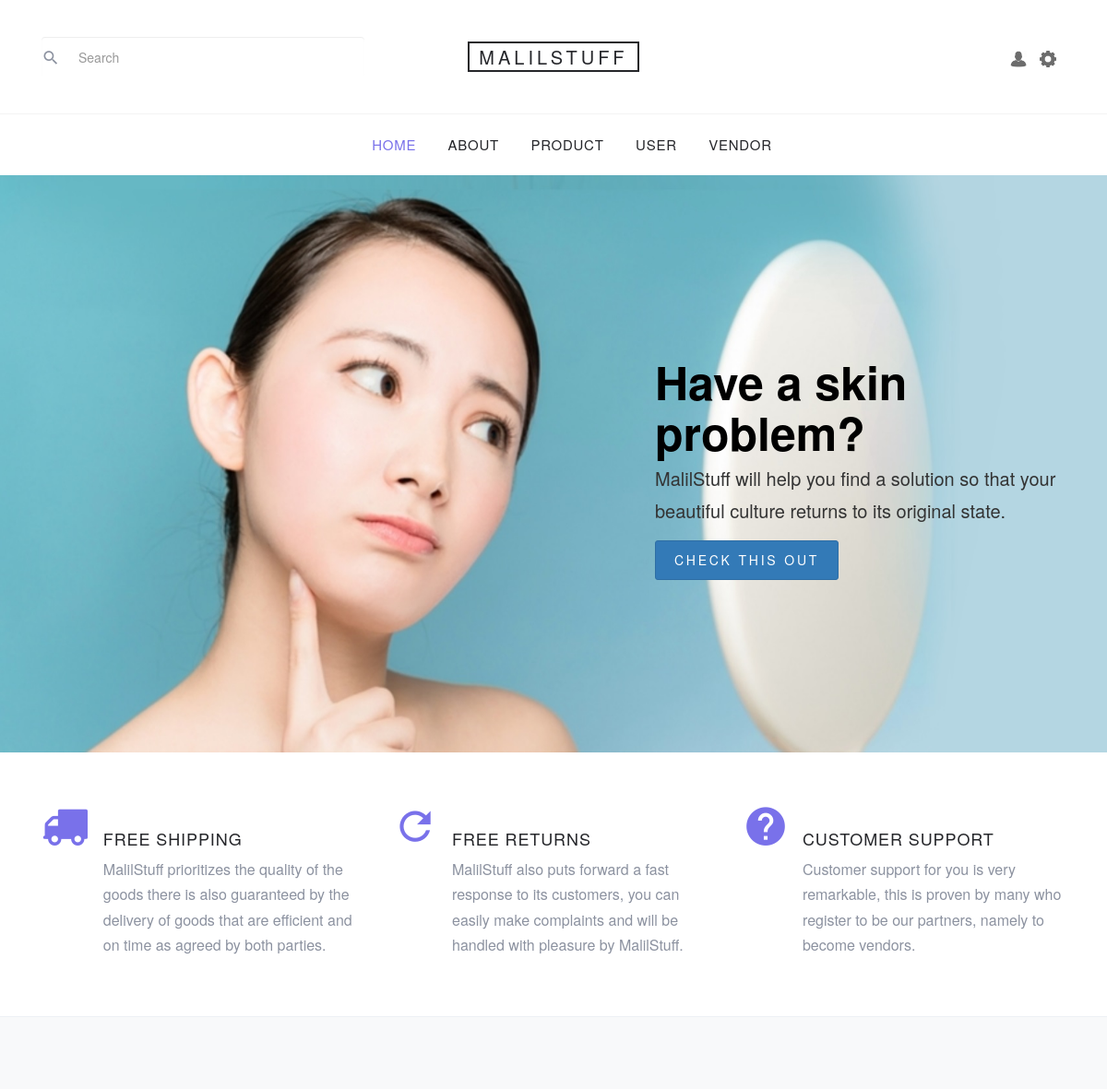
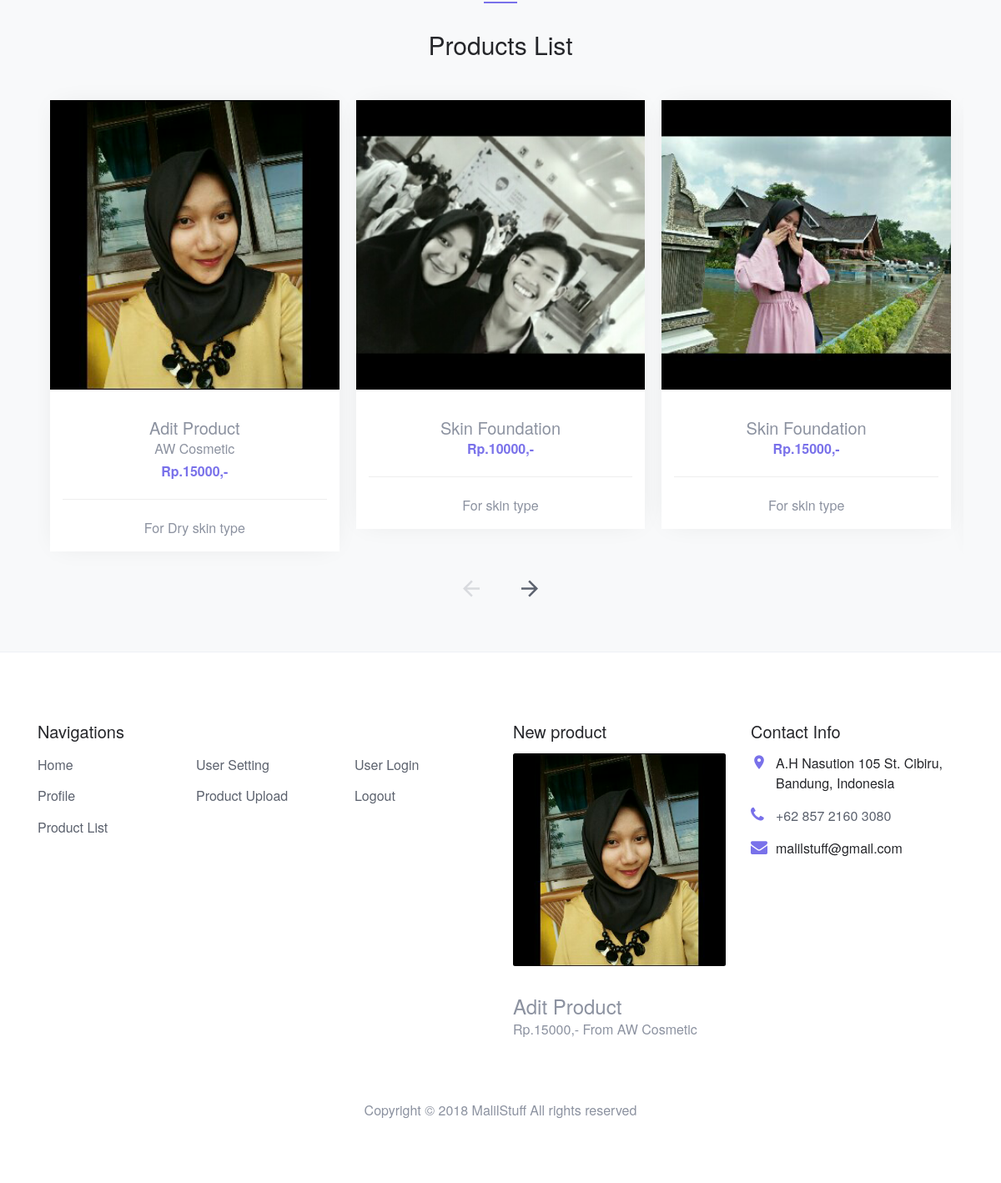
The page / on the database its author committed (2 pictures, top to bottom).
### tables this page shows
CREATE TABLE `product` (
  `id` int(11) NOT NULL,
  `image` varchar(255) NOT NULL,
  `productname` varchar(200) NOT NULL,
  `vendor_id` int(11) NOT NULL,
  `vendorname` varchar(100) NOT NULL,
  `stock` int(11) NOT NULL,
  `price` int(11) NOT NULL,
  `promovalue` int(11) NOT NULL,
  `description` varchar(500) DEFAULT NULL,
  `efficacy` varchar(50) NOT NULL,
  `phone` bigint(15) NOT NULL,
  `dt` datetime NOT NULL
);

### index.php (the view, shortened to what this page needs)
<!DOCTYPE html>
<html lang="en">
  <head>
    <link rel="stylesheet" href="fonts/icomoon/style.css">
    <link rel="stylesheet" href="css/bootstrap.min.css">
    <link rel="stylesheet" href="css/magnific-popup.css">
    <link rel="stylesheet" href="css/jquery-ui.css">
    <link rel="stylesheet" href="css/owl.carousel.min.css">
    <link rel="stylesheet" href="css/owl.theme.default.min.css">
    <link rel="stylesheet" href="css/aos.css">
    <link rel="stylesheet" href="css/style.css">
  </head>
  <body>
  <div class="site-wrap">
    <header class="site-navbar" role="banner">
      <div class="site-navbar-top">
        <div class="container">
          <div class="row align-items-center">
            <div class="col-6 col-md-4 order-2 order-md-1 site-search-icon text-left">
              <form action="product-search.php"  method="post" class="site-block-top-search">
                <span class="icon icon-search2"></span>
                <input type="text" name="search" class="form-control border-0" placeholder="Search">
              </form>
            </div>
            <div class="col-12 mb-3 mb-md-0 col-md-4 order-1 order-md-2 text-center">
              <div class="site-logo">
                <a href="index.php" class="js-logo-clone">malilstuff</a>
              </div>
            </div>
            <div class="col-6 col-md-4 order-3 order-md-3 text-right">
              <div class="site-top-icons">
              <ul>
                  <li>
                    <a href="admin-page.php" class="site-cart">
                     <img src="images/user.png" width=18>
                    </a>
                  </li>
                  <li>
                    <a href="admin-setting.php" class="site-cart">
                     <img src="images/setting.png" width=18>
                    </a>
                  </li>
                </ul>
              </div>
            </div>
          </div>
        </div>
      </div>
      <nav class="site-navigation text-right text-md-center" role="navigation">
        <div class="container">
          <ul class="site-menu js-clone-nav d-none d-md-block">
            <li class="active">
              <a href="index.php">Home</a>
            </li>
            <li>
              <a href="about.php">About</a>
            </li>
            <li><a href="product.php">Product</a></li>
            <li><a href="user-profile.php">User</a></li>
            <li><a href="vendor-profile.php">Vendor</a></li>
          </ul>
        </div>
      </nav>
    </header>
    <div class="site-blocks-cover" style="background-image: url(images/main.jpg);" data-aos="fade">
      <div class="container">
        <div class="row align-items-start align-items-md-center justify-content-end">
          <div class="col-md-5 text-center text-md-left pt-5 pt-md-0">
            <h1 class="mb-2">Have a skin problem?</h1>
            <div class="intro-text text-center text-md-left">
              <p class="mb-4">MalilStuff will help you find a solution so that your beautiful culture returns to its original state.</p>
              <p>
                <a href="featur-skin-detection.php" class="btn btn-sm btn-primary">Check this out</a>
              </p>
            </div>
          </div>
        </div>
      </div>
    </div>
    <div class="site-section site-section-sm site-blocks-1">
      <div class="container">
        <div class="row">
        <div class="col-md-6 col-lg-4 d-lg-flex mb-4 mb-lg-0 pl-4" data-aos="fade-up" data-aos-delay="">
            <div class="icon mr-4 align-self-start">
              <span class="icon-truck"></span>
            </div>
            <div class="text">
              <h2 class="text-uppercase">Free Shipping</h2>
              <p>MalilStuff prioritizes the quality of the goods there is also guaranteed by the delivery of goods that are efficient and on time as agreed by both parties.</p>
            </div>
          </div>
          <div class="col-md-6 col-lg-4 d-lg-flex mb-4 mb-lg-0 pl-4" data-aos="fade-up" data-aos-delay="100">
            <div class="icon mr-4 align-self-start">
              <span class="icon-refresh2"></span>
            </div>
            <div class="text">
              <h2 class="text-uppercase">Free Returns</h2>
              <p>MalilStuff also puts forward a fast response to its customers, you can easily make complaints and will be handled with pleasure by MalilStuff.</p>
            </div>
          </div>
          <div class="col-md-6 col-lg-4 d-lg-flex mb-4 mb-lg-0 pl-4" data-aos="fade-up" data-aos-delay="200">
            <div class="icon mr-4 align-self-start">
              <span class="icon-help"></span>
            </div>
            <div class="text">
              <h2 class="text-uppercase">Customer Support</h2>
              <p>Customer support for you is very remarkable, this is proven by many who register to be our partners, namely to become vendors.</p>
            </div>
          </div>
        </div>
      </div>
    </div>
    <div class="site-section block-3 site-blocks-2 bg-light">
      <div class="container">
        <div class="row justify-content-center">
          <div class="col-md-7 site-section-heading text-center pt-4">
            <h2>Products List</h2>
          </div>
        </div>
        <div class="row">
          <div class="col-md-12">
            <div class="nonloop-block-3 owl-carousel">
                <?php
                    $link = mysqli_connect("localhost", "root", "", "malilstuff");
                    $result = mysqli_query($link, "select * from product order by promovalue DESC");
                      while ($row = mysqli_fetch_array($result,MYSQLI_ASSOC)) {
                ?>
              <div class="item">
                <div class="block-4 text-center">
                  <figure class="block-4-image">
                    <image src="product/<?php echo $row["image"]; ?>" alt="Image" placeholder width=100 height=100 class="img-fluid">
                  </figure>
                  <div class="block-4-text p-4">
                    <h3><?php echo $row["productname"]; ?></h3>
                    <p class="mb-0"><?php echo $row["vendorname"]; ?></p>
                    <p class="text-primary font-weight-bold">Rp.<?php echo $row["price"]; ?>,-</p>
                    <hr>
                    <p class="mb-0">For <?php echo $row["efficacy"]; ?> skin type</p>
                  </div>
                </div>
              </div>
              <?php }
              ?>
            </div>
          </div>
        </div>
      </div>
    </div>
    <footer class="site-footer border-top">
      <div class="container">
        <div class="row">
          <div class="col-lg-6 mb-5 mb-lg-0">
            <div class="row">
              <div class="col-md-12">
                <h3 class="footer-heading mb-4">Navigations</h3>
              </div>
              <div class="col-md-6 col-lg-4">
                <ul class="list-unstyled">
                  <li><a href="index.php">Home</a></li>
                  <li><a href="vendor-profile.php">Profile</a></li>
                  <li><a href="product-view-all.php">Product List</a></li>
                </ul>
              </div>
              <div class="col-md-6 col-lg-4">
                <ul class="list-unstyled">
                  <li><a href="vendor-setting.php">User Setting</a></li>
                  <li><a href="vendor-profile.php">Product Upload</a></li>
                </ul>
              </div>
              <div class="col-md-6 col-lg-4">
                <ul class="list-unstyled">
                  <li><a href="user-login.php">User Login</a></li>
                  <li><a href="vendor-logout.php" onclick="return confirm('Are you sure? Want to Logout')">Logout</a></li>
                </ul>
              </div>
            </div>
          </div>
          <?php
            $link = mysqli_connect("localhost", "root", "", "malilstuff");
            $result = mysqli_query($link, "select * from product order by dt DESC limit 1");
            while ($prod = mysqli_fetch_array($result,MYSQLI_ASSOC)) {
          ?>
          <div class="col-md-6 col-lg-3 mb-4 mb-lg-0">
            <h3 class="footer-heading mb-4">New product</h3>
              <img src="product/<?php echo $prod["image"];?>" alt="Image placeholder" class="img-fluid rounded mb-4">
              <h3 class="font-weight-light  mb-0"><?php echo $prod["productname"];?></h3>
              <p>Rp.<?php echo $prod["price"];?>,- From <?php echo $prod["vendorname"];?></p>
          </div>
          <?php } ?>
          <div class="col-md-6 col-lg-3">
            <div class="block-5 mb-5">
              <h3 class="footer-heading mb-4">Contact Info</h3>
              <ul class="list-unstyled">
                <li class="address">A.H Nasution 105 St. Cibiru, Bandung, Indonesia</li>
                <li class="phone"><a href="tel://23923929210">+62 857 2160 3080</a></li>
                <li class="email">malilstuff@gmail.com</li>
              </ul>
            </div>
          </div>
        </div>
        <div class="row pt-5 mt-5 text-center">
          <div class="col-md-12">
            <p>
            Copyright &copy; <script data-cfasync="false" src="/cdn-cgi/scripts/5c5dd728/cloudflare-static/email-decode.min.js"></script><script>document.write(new Date().getFullYear());</script> MalilStuff All rights reserved
            </p>
          </div>
        </div>
      </div>
    </footer>
  </div>
  </body>
</html>

### rows shown on the page
product: image (picture), productname "Adit Product", vendorname "AW Cosmetic", price "15000", efficacy "Dry"
product: image (picture), productname "Skin Foundation", price "10000"
product: image (picture), productname "Skin Foundation", price "15000"
